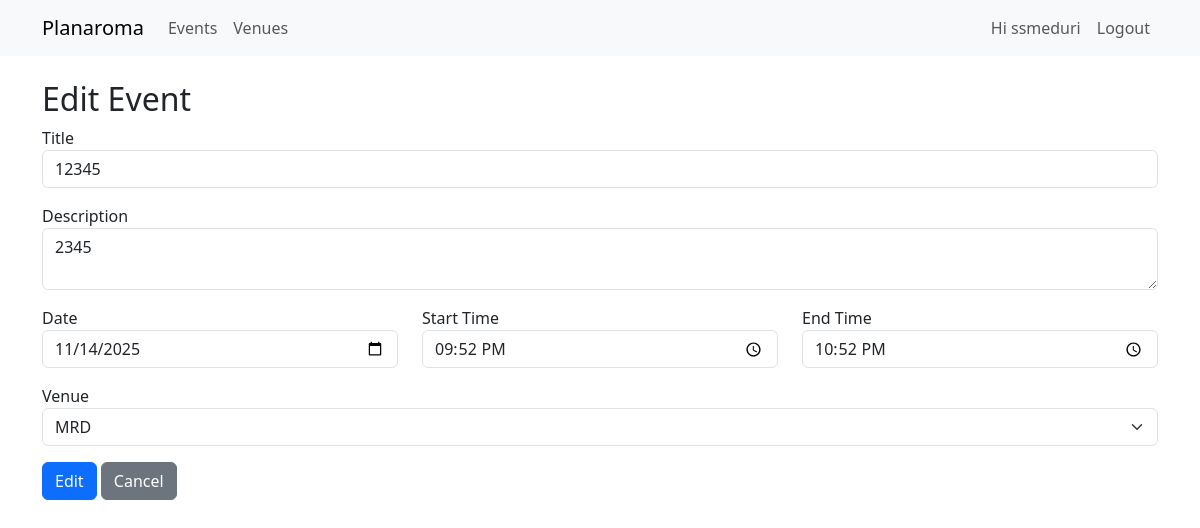
/event/1/edit (signed in), run on an earlier commit of the app's database.
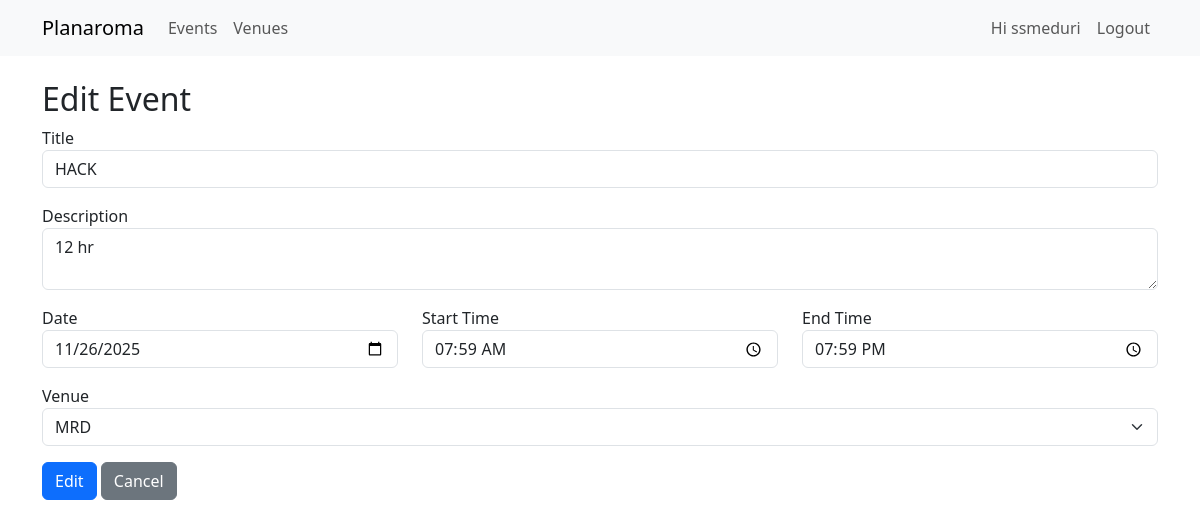
And on a later commit of the database.
### app/models.py (models this page shows)
class Event(db.Model):
    id = db.Column(db.Integer, primary_key=True)
    title = db.Column(db.String(120), nullable=False)
    description = db.Column(db.Text)
    date = db.Column(db.Date, nullable=False)
    start_time = db.Column(db.Time, nullable=False)
    end_time = db.Column(db.Time, nullable=False)
    venue_id = db.Column(db.Integer, db.ForeignKey('venue.id'), nullable=False)

### app/routes.py (the view, shortened to what this page needs)
@main_bp.route('/event/<int:event_id>/edit', methods=['GET','POST'])
@login_required
def edit_event(event_id):
    e = Event.query.get_or_404(event_id)
    from .forms import EventForm
    form = EventForm(obj=e)
    form.venue_id.choices = [(v.id, v.name) for v in Venue.query.order_by(Venue.name).all()]
    return render_template('events/add_edit.html', form=form, action="Edit")

### app/forms.py
class EventForm(FlaskForm):
    title = StringField('Title', validators=[DataRequired()])
    description = TextAreaField('Description')
    date = DateField('Date', validators=[DataRequired()])
    start_time = TimeField('Start Time', validators=[DataRequired()])
    end_time = TimeField('End Time', validators=[DataRequired()])
    venue_id = SelectField('Venue', coerce=int, validators=[DataRequired()])
    submit = SubmitField('Save')

### app/__init__.py (called while the page is built)
def create_app():
    app = Flask(__name__, static_folder='static', template_folder='templates')
    app.config.from_object(Config)
    db.init_app(app)
    login_manager.init_app(app)
    from .models import User
    @login_manager.user_loader
    def load_user(user_id):
        return User.query.get(int(user_id))
    from .routes import main_bp
    from .auth import auth_bp
    app.register_blueprint(main_bp)
    app.register_blueprint(auth_bp)
    return app

### app/templates/events/add_edit.html (shortened to what this page needs)
{% extends 'base.html' %}
{% block content %}
<h2>{{ action }} Event</h2>
<form method="POST">
    <div class="mb-3">
        {{ form.title.label }}
        {{ form.title(class_="form-control") }}
    </div>
    <div class="mb-3">
        {{ form.description.label }}
        {{ form.description(class_="form-control") }}
    </div>
    <div class="row">
        <div class="col-md-4 mb-3">
            {{ form.date.label }}
            {{ form.date(class_="form-control") }}
        </div>
        <div class="col-md-4 mb-3">
            {{ form.start_time.label }}
            {{ form.start_time(class_="form-control") }}
        </div>
        <div class="col-md-4 mb-3">
            {{ form.end_time.label }}
            {{ form.end_time(class_="form-control") }}
        </div>
    </div>
    <div class="mb-3">
        {{ form.venue_id.label }}
        {{ form.venue_id(class_="form-select") }}
    </div>
    <button class="btn btn-primary">{{ action }}</button>
    <a href="{{ url_for('main.list_events') }}" class="btn btn-secondary">Cancel</a>
</form>
{% endblock %}

What changed in the data, as far as the page shows it:
changed Event "MRD": title "12345" → "HACK"; description "2345" → "12 hr"; date "11/14/2025" → "11/26/2025"; start_time "21:52" → "07:59"; end_time "22:52" → "19:59"
